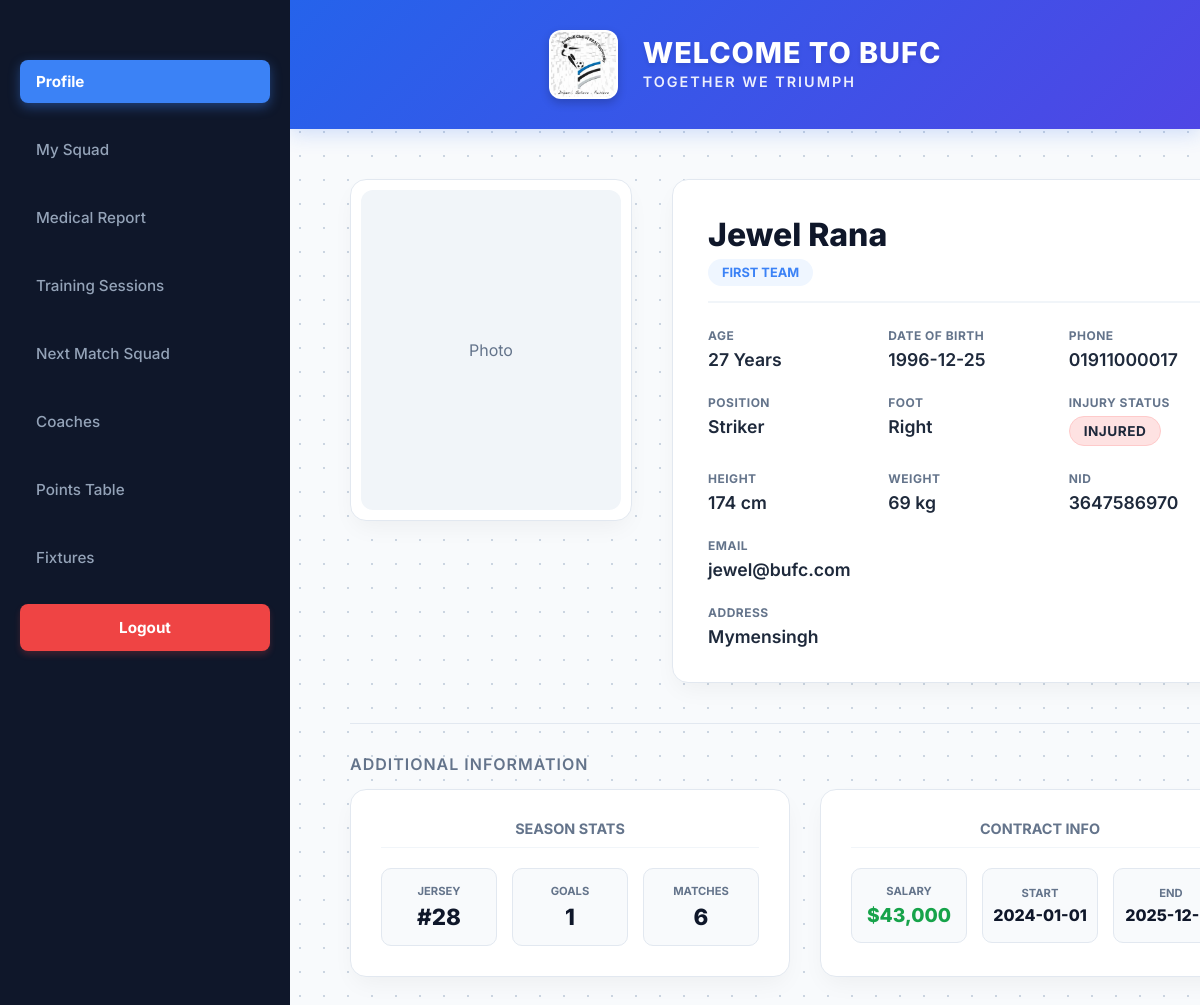
/codes/playerProfile.php?player_id=27 (signed in), run on an earlier commit of the app's database.
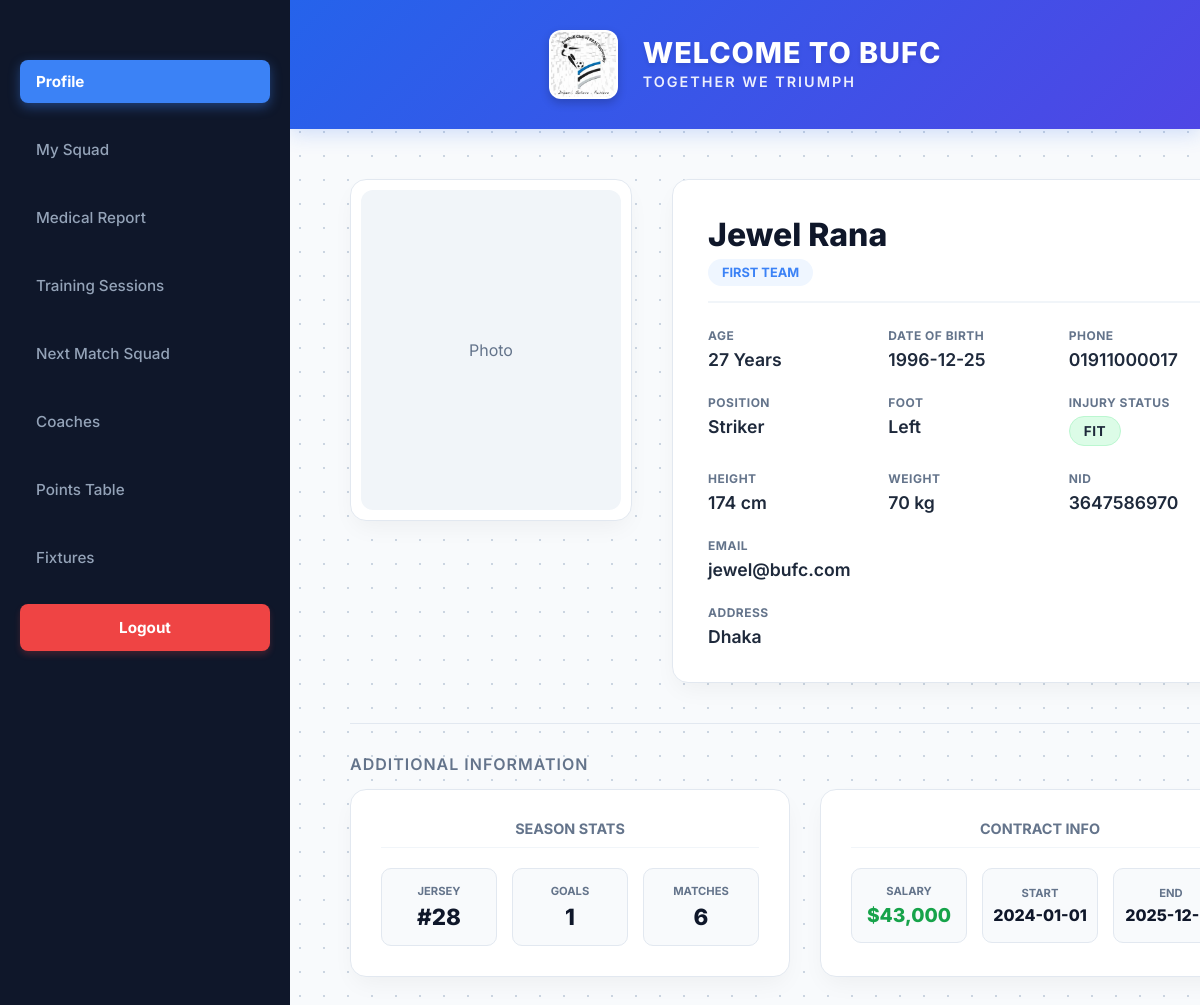
And on a later commit of the database.
### tables this page shows
CREATE TABLE `player` (
  `Player_ID` int(11) NOT NULL,
  `Position` varchar(50) DEFAULT NULL,
  `Preferred_foot` varchar(20) DEFAULT NULL,
  `Height` float DEFAULT NULL,
  `Weight` float DEFAULT NULL,
  `Current_Injury_Status` varchar(50) DEFAULT NULL
);

CREATE TABLE `users` (
  `User_ID` int(11) NOT NULL,
  `Name` varchar(100) NOT NULL,
  `Age` int(11) DEFAULT NULL,
  `NID` varchar(50) DEFAULT NULL,
  `Email` varchar(100) DEFAULT NULL,
  `Address` varchar(255) DEFAULT NULL,
  `Phone_No` varchar(20) DEFAULT NULL,
  `Date_of_Birth` date DEFAULT NULL,
  `salary` decimal(10,2) DEFAULT NULL,
  `contract_start_date` date DEFAULT NULL,
  `contract_end_date` date DEFAULT NULL,
  `Password` varchar(255) NOT NULL,
  `Role` varchar(20) NOT NULL
);

CREATE TABLE `regular_player` (
  `Regular_Player_ID` int(11) NOT NULL,
  `Jersey_No` int(11) DEFAULT NULL,
  `Goals_Scored` int(11) DEFAULT 0,
  `Matches_Played` int(11) DEFAULT 0
);

### codes/playerProfile.php (the view, shortened to what this page needs)
<?php
require_once('dbconnect.php');
if (isset($_GET['player_id'])) {
    $user_id = $_GET['player_id'];
} else {
    $user_id = $_SESSION['user_id'];
}
$query_base = "SELECT * FROM users u
               JOIN Player p ON u.User_ID = p.Player_ID
               WHERE u.User_ID = '$user_id'";
$result_base = mysqli_query($conn, $query_base);
$base = mysqli_fetch_assoc($result_base);
$spec = [];
if ($base['Role'] == 'regular_player') {
    $q = "SELECT * FROM Regular_Player WHERE Regular_Player_ID = '$user_id'";
    $spec = mysqli_fetch_assoc(mysqli_query($conn, $q));
} else {
    $q = "SELECT * FROM Scouted_Player WHERE Scouted_Player_ID = '$user_id'";
    $spec = mysqli_fetch_assoc(mysqli_query($conn, $q));
}
?>
<!DOCTYPE html>
<html lang="en">
<head>
    <link rel="stylesheet" href="playerProfile.css">
</head>
<body>
<div class="dashboard-container">
    <aside class="sidebar">
        <nav class="sidebar-nav">
    <?php if ($_SESSION['user_role'] == 'coach'): ?>
                <a href="coachProfile.php" class="nav-item">Profile</a>
                <a href="mySquad.php" class="nav-item active">My Squad 🠈</a>
                <a href="medicalReport.php" class="nav-item">Medical Report</a>
                <a href="trainingSessions.php" class="nav-item">Training Sessions</a>
                <a href="nextMatchSquad.php" class="nav-item">Next Match Squad</a>
                <a href="coaches.php" class="nav-item">Coaches</a>
                <a href="pointsTable.php" class="nav-item">Points Table</a>
                <a href="scoutedPlayers.php" class="nav-item">Scouted Players</a>
                <a href="fixtures.php" class="nav-item">Fixtures</a>
            <?php else: ?>
                <a href="playerProfile.php" class="nav-item active">Profile</a>
        <?php if ($base['Role'] == 'regular_player'): ?>
            <a href="mySquad.php" class="nav-item">My Squad</a>
            <a href="medicalReport.php" class="nav-item">Medical Report</a>
        <?php endif; ?>
        <a href="trainingSessions.php" class="nav-item">Training Sessions</a>
        <?php if ($base['Role'] == 'regular_player'): ?>
            <a href="nextMatchSquad.php" class="nav-item">Next Match Squad</a>
            <a href="coaches.php" class="nav-item">Coaches</a>
            <a href="pointsTable.php" class="nav-item">Points Table</a>
            <a href="fixtures.php" class="nav-item">Fixtures</a>
        <?php endif; ?>
    <?php endif; ?>
    <a href="logout.php" class="nav-item logout-link">Logout</a>
</nav>
    </aside>
    <div class="main-content">
        <header class="top-header">
            <div class="brand-group">
                <img src="images/bufc-logo.jpg" alt="Logo" class="header-logo">
                <div class="header-text-group">
                    <h1>WELCOME TO BUFC</h1>
                    <p class="slogan">Together We Triumph</p>
                </div>
            </div>
        </header>
        <div class="profile-container fade-in">
            <div class="top-section">
                <div class="photo-box">
                    <div class="photo-placeholder">
                    </div>
                </div>
                <div class="details-box">
                    <div class="details-header">
                        <div class="header-left-group">
                            <h2 class="player-name"><?php echo htmlspecialchars($base['Name']); ?></h2>
                            <?php if ($base['Role'] == 'regular_player'): ?>
                                <span class="role-pill">First Team</span>
                            <?php else: ?>
                                <span class="role-pill status-<?php echo strtolower($spec['Application_Status']); ?>">
                                    <?php echo htmlspecialchars($spec['Application_Status']); ?>
                                </span>
                            <?php endif; ?>
                        </div>
                    </div>
                    <div class="info-grid">
                        <div class="info-item">
                            <label>Age</label>
                            <div class="val"><?php echo htmlspecialchars($base['Age']); ?> Years</div>
                        </div>
                        <div class="info-item">
                            <label>Date of Birth</label>
                            <div class="val"><?php echo htmlspecialchars($base['Date_of_Birth']); ?></div>
                        </div>
                        <div class="info-item">
                            <label>Phone</label>
                            <div class="val"><?php echo htmlspecialchars($base['Phone_No']); ?></div>
                        </div>
                        <div class="info-item">
                            <label>Position</label>
                            <div class="val"><?php echo htmlspecialchars($base['Position']); ?></div>
                        </div>
                        <div class="info-item">
                            <label>Foot</label>
                            <div class="val"><?php echo htmlspecialchars($base['Preferred_foot']); ?></div>
                        </div>
                        <div class="info-item">
                            <label>Injury Status</label>
                            <div class="val status-<?php echo strtolower(str_replace(' ', '-', $base['Current_Injury_Status'])); ?>">
                                <?php echo htmlspecialchars($base['Current_Injury_Status']); ?>
                            </div>
                        </div>
                        <div class="info-item">
                            <label>Height</label>
                            <div class="val"><?php echo htmlspecialchars($base['Height']); ?> cm</div>
                        </div>
                        <div class="info-item">
                            <label>Weight</label>
                            <div class="val"><?php echo htmlspecialchars($base['Weight']); ?> kg</div>
                        </div>
                        <div class="info-item">
                            <label>NID</label>
                            <div class="val"><?php echo $base['NID'] ? htmlspecialchars($base['NID']) : 'N/A'; ?></div>
                        </div>
                        <div class="info-item full">
                            <label>Email</label>
                            <div class="val"><?php echo htmlspecialchars($base['Email']); ?></div>
                        </div>
                        <div class="info-item full">
                            <label>Address</label>
                            <div class="val"><?php echo $base['Address'] ? htmlspecialchars($base['Address']) : 'N/A'; ?></div>
                        </div>
                    </div>
                </div>
            </div>
            <hr class="divider-line">
            <div class="bottom-section">
                <h3>Additional Information</h3>
                <?php if ($base['Role'] == 'scouted_player'): ?>
                    <div class="info-content">
                        <div class="data-row">
                            <span class="data-label">Experience:</span> <?php echo $spec['Scouted_Player_Experience']; ?>
                        </div>
                        <div class="data-row">
                            <span class="data-label">Previous Club:</span> <?php echo $spec['Scouted_Player_Previous_Club']; ?>
                        </div>
                        <div class="bio-box">
                            <label>Bio</label>
                            <p>"<?php echo htmlspecialchars($spec['Bio']); ?>"</p>
                        </div>
                    </div>
                <?php else: ?>
                    <div class="split-grid">
                        <div class="info-content">
                            <h4 class="box-title">Season Stats</h4>
                            <div class="stats-row">
                                <div class="stat-pill">
                                    <span class="lbl">Jersey</span>
                                    <span class="num">#<?php echo $spec['Jersey_No']; ?></span>
                                </div>
                                <div class="stat-pill">
                                    <span class="lbl">Goals</span>
                                    <span class="num"><?php echo $spec['Goals_Scored']; ?></span>
                                </div>
                                <div class="stat-pill">
                                    <span class="lbl">Matches</span>
                                    <span class="num"><?php echo $spec['Matches_Played']; ?></span>
                                </div>
                            </div>
                        </div>
                        <div class="info-content">
                            <h4 class="box-title">Contract Info</h4>
                            <div class="stats-row">
                                <div class="stat-pill">
                                    <span class="lbl">Salary</span>
                                    <span class="num" style="color: #16a34a; font-size: 1.2rem;">$<?php echo number_format($base['salary']); ?></span>
                                </div>
                                <div class="stat-pill">
                                    <span class="lbl">Start</span>
                                    <span class="num" style="font-size: 1rem;"><?php echo $base['contract_start_date']; ?></span>
                                </div>
                                <div class="stat-pill">
                                    <span class="lbl">End</span>
                                    <span class="num" style="font-size: 1rem;"><?php echo $base['contract_end_date']; ?></span>
                                </div>
                            </div>
                        </div>
                    </div>
                <?php endif; ?>
            </div>
        </div>
    </div>
</body>
</html>

What changed in the data, as far as the page shows it:
changed player "Striker": Preferred_foot "Right" → "Left"; Current_Injury_Status "INJURED" → "FIT"; Weight "69" → "70"; Player_ID.Address "Mymensingh" → "Dhaka"
